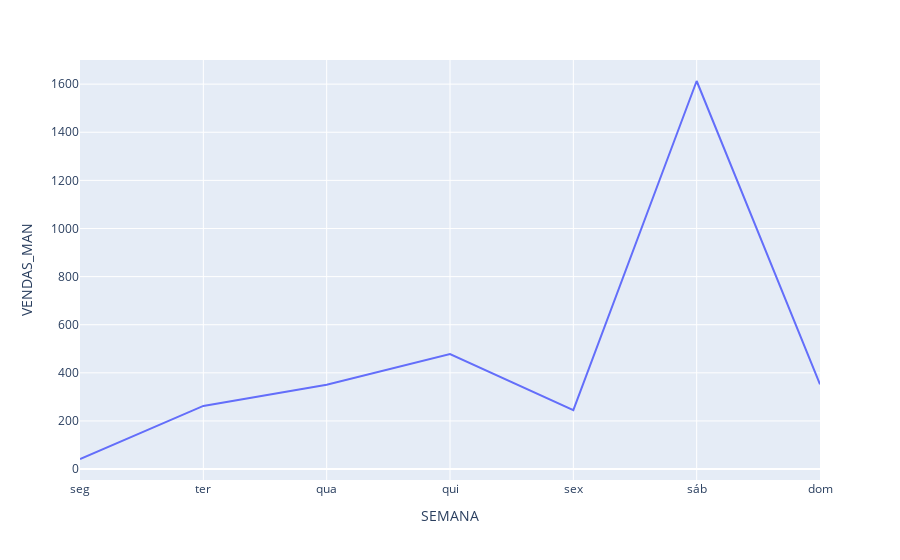

Notebook code for this chart:
### Code cell
# ETAPA 4/13
# - - -
# GERANDO gráfico Plotly - faturamento man
# - - -
# by geanclm
# - - -
# px.__version__
px.line(man_mag_df, x='SEMANA', y='VENDAS_MAN')

### Figure 1 — Plotly figure (JSON) as saved in the notebook; plotly's stock layout.template omitted (floating-point values rounded to 4 significant figures)
{"data": [{"hovertemplate": "SEMANA=%{x}<br>VENDAS_MAN=%{y}<extra></extra>", "legendgroup": "", "line": {"color": "#636efa", "dash": "solid"}, "mode": "lines", "name": "", "orientation": "v", "showlegend": false, "type": "scatter", "x": ["seg", "ter", "qua", "qui", "sex", "sáb", "dom"], "xaxis": "x", "y": [41.9, 262.5, 350.3, 477.8, 245.2, 1613, 352.1], "yaxis": "y"}], "layout": {"legend": {"tracegroupgap": 0}, "margin": {"t": 60}, "xaxis": {"anchor": "y", "domain": [0, 1], "title": {"text": "SEMANA"}}, "yaxis": {"anchor": "x", "domain": [0, 1], "title": {"text": "VENDAS_MAN"}}}}
